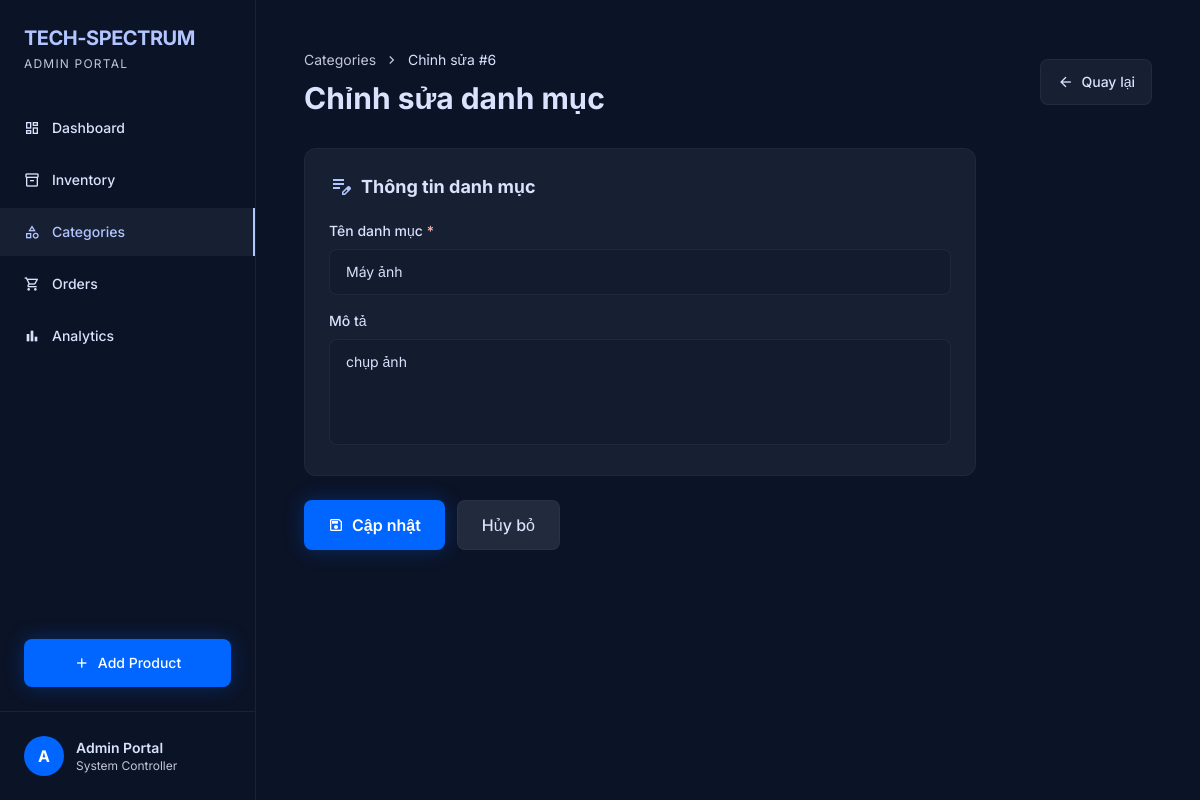
Screenshot of /Category/edit/6 with the database file from the repository.
### tables this page shows
CREATE TABLE IF NOT EXISTS `category` (
  `id` int NOT NULL AUTO_INCREMENT,
  `name` varchar(100) NOT NULL,
  `description` text,
  PRIMARY KEY (`id`)
);

### app/controllers/CategoryController.php (called while the page is built, shortened)
<?php
require_once 'app/models/CategoryModel.php';
class CategoryController
{
    private $categoryModel;
    public function __construct()
    {
        $database = new Database();
        $db = $database->getConnection();
        $this->categoryModel = new CategoryModel($db);
    }
    public function edit($id)
    {
        $category = $this->categoryModel->getCategoryById($id);
        include 'app/views/category/edit.php';
    }
}

### index.php (called while the page is built, shortened)
<?php
$url = $_GET['url'] ?? '';
$url = rtrim($url, '/');
$url = filter_var($url, FILTER_SANITIZE_URL);
$url = explode('/', $url);
$action = isset($url[1]) && $url[1] != '' ? $url[1] : 'index';
$controller = new $controllerName();
call_user_func_array([$controller, $action], array_slice($url, 2));

### app/models/CategoryModel.php (called while the page is built, shortened)
<?php
class CategoryModel
{
    private $conn;
    private $table_name = "category";
    public function __construct($db)
    {
        $this->conn = $db;
    }
    public function getCategoryById($id)
    {
        $query = "SELECT id, name, description FROM " . $this->table_name . " WHERE id = :id LIMIT 0,1";
        $stmt = $this->conn->prepare($query);
        $stmt->bindParam(':id', $id);
        $stmt->execute();
        return $stmt->fetch(PDO::FETCH_OBJ);
    }
}
?>

### app/views/category/edit.php (the view, shortened to what this page needs)
<?php
include 'app/views/layouts/admin_header.php';
?>
<div class="flex items-center justify-between mb-8">
    <div>
        <nav class="text-sm text-on-surface-variant mb-2 flex items-center gap-2">
            <a href="/Category/list" class="hover:text-primary transition">Categories</a>
            <span class="material-symbols-outlined text-base">chevron_right</span>
            <span class="text-on-surface">Chỉnh sửa #<?= $category->id ?></span>
        </nav>
        <h1 class="text-3xl font-bold">Chỉnh sửa danh mục</h1>
    </div>
    <a href="/Category/list" class="bg-surface-container hover:bg-surface-container-high text-on-surface px-4 py-2.5 rounded-lg text-sm font-medium flex items-center gap-2 border border-outline-variant/30 transition">
        <span class="material-symbols-outlined text-base">arrow_back</span>
        Quay lại
    </a>
</div>
<form action="/Category/edit/<?= htmlspecialchars($category->id) ?>" method="POST" class="max-w-2xl">
    <div class="bg-surface-container rounded-xl border border-outline-variant/20 p-6 mb-6">
        <h2 class="text-lg font-bold mb-5 flex items-center gap-2">
            <span class="material-symbols-outlined text-primary">edit_note</span>
            Thông tin danh mục
        </h2>
        <div class="space-y-4">
            <div>
                <label class="block text-sm font-medium mb-2">Tên danh mục <span class="text-error">*</span></label>
                <input type="text" name="name" required
                       value="<?= htmlspecialchars($category->name) ?>"
                       class="w-full bg-surface-container-low border border-outline-variant/30 rounded-lg px-4 py-3 focus:border-primary focus:outline-none transition text-sm">
            </div>
            <div>
                <label class="block text-sm font-medium mb-2">Mô tả</label>
                <textarea name="description" rows="4"
                          class="w-full bg-surface-container-low border border-outline-variant/30 rounded-lg px-4 py-3 focus:border-primary focus:outline-none transition text-sm resize-none"><?= htmlspecialchars($category->description ?? '') ?></textarea>
            </div>
        </div>
    </div>
    <div class="flex gap-3">
        <button type="submit" class="bg-primary-container hover:bg-primary-container/90 text-white rounded-lg px-6 py-3 font-semibold flex items-center gap-2 transition glow-btn">
            <span class="material-symbols-outlined text-base">save</span>
            Cập nhật
        </button>
        <a href="/Category/list" class="bg-surface-container-high hover:bg-surface-bright text-on-surface rounded-lg px-6 py-3 font-medium transition border border-outline-variant/30">
            Hủy bỏ
        </a>
    </div>
</form>
<?php include 'app/views/layouts/admin_footer.php'; ?>

### app/views/layouts/admin_header.php (style rules this page uses)
body { font-family: 'Inter', sans-serif; }
.material-symbols-outlined { font-variation-settings: 'FILL' 0, 'wght' 400, 'GRAD' 0, 'opsz' 24; }
.glow-btn { box-shadow: 0 0 20px rgba(0, 102, 255, 0.3); }

### rows the page displays
category: id "6", name "Máy ảnh", description "chụp ảnh"
